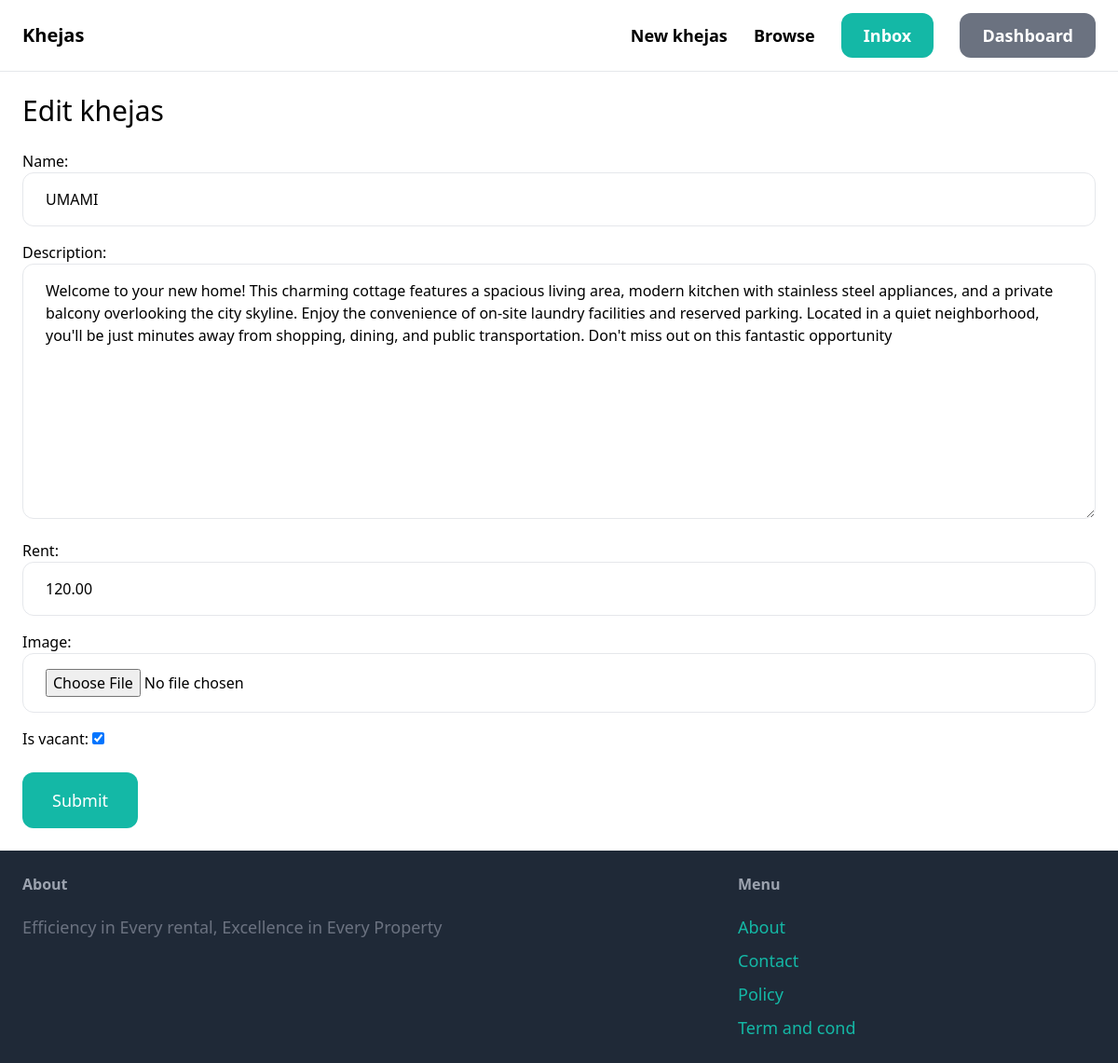
Page /khejass/1/edit/ (signed in) on the committed database.
### khejas/models.py (models this page shows, shortened)
class Khejas(models.Model):
    category = models.ForeignKey(Category, related_name='khejass', on_delete=models.CASCADE)
    name = models.CharField(max_length=255)
    description = models.TextField(blank=True, null=True)
    rent = models.DecimalField(max_digits=5, decimal_places=2)
    image = models.ImageField(upload_to='khejas_images', blank=True, null=True)
    is_vacant = models.BooleanField(default=False)
    created_by = models.ForeignKey(User, related_name='khejass', on_delete=models.CASCADE)
    created_at = models.DateTimeField(auto_now_add=True)

### khejas/views.py (the view)
# urls.py: path('<int:pk>/edit/', views.edit, name='edit'),
@login_required
def edit(request, pk):
    khejas = get_object_or_404(Khejas, pk=pk, created_by=request.user)
    if request.method == 'POST':
        form = EditKhejasForm(request.POST, request.FILES, instance=khejas)
        if form.is_valid():
            form.save()
            return redirect('item:detail', pk=khejas.id)
    else:
        form = EditKhejasForm(instance=khejas)
    return render(request, 'khejas/form.html', {
        'form': form,
        'title': 'Edit khejas',
    })

### khejas/forms.py
class EditKhejasForm(forms.ModelForm):
    class Meta:
        model = Khejas
        fields = ('name', 'description', 'rent', 'image', 'is_vacant')
        widgets = {
            'name': forms.TextInput(attrs={
                'class': INPUT_CLASSES
            }),
            'description': forms.Textarea(attrs={
                'class': INPUT_CLASSES
            }),
            'rent': forms.TextInput(attrs={
                'class': INPUT_CLASSES
            }),
            'image': forms.FileInput(attrs={
                'class': INPUT_CLASSES
            })
        }

### khejas/templates/khejas/form.html (shortened to what this page needs)
{% extends 'core/base.html' %}
{% block content %}
<h1 class="mb-6 text-3xl">{{ title }}</h1>
<form method="post" action="." enctype="multipart/form-data">
    <div class="space-y-4">
        {{ form.as_p }}
    </div>
    <button class="mt-6 py-4 px-8 text-lg bg-teal-500 hover:bg-teal-700 rounded-xl text-white">Submit</button>
</form>
{% endblock %}

### rows in the picture
Khejas: name "UMAMI", description "Welcome to your new home! This charming cottage features a spacious living area, modern kitchen with stainless steel appliances, and a private balcony overlooking the city skyline. Enjoy the convenience of on-site laundry facilities and reserved parking. Located in a quiet neighborhood, you'll be just minutes away from shopping, dining, and public transportation. Don't miss out on this fantastic opportunity", rent "120.00", is_vacant "☑"

### other values in the picture
{{ title }} "Edit khejas"
